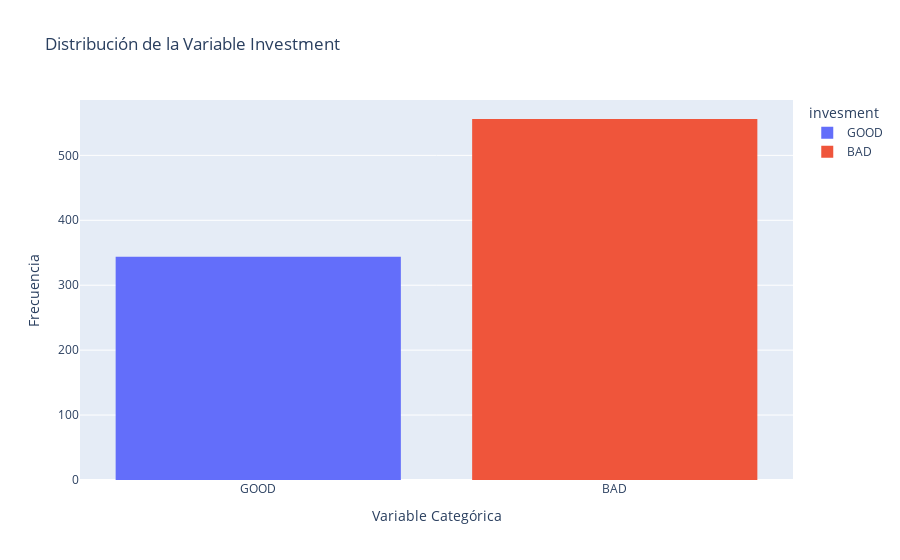

The cell this chart's notebook holds for it:
### Markdown cell above
## Histograma

### Code cell
fig = px.histogram(data_1, x='investment', color='investment', 
                   labels={'investment': 'invesment', 'count': 'Frecuencia'},
                   title='Distribución de la Variable Investment')

# Actualizar diseño del gráfico
fig.update_layout(xaxis_title='Variable Categórica',
                  yaxis_title='Frecuencia')

# Mostrar el gráfico
fig.show()

### Figure 1 — Plotly figure (JSON) as saved in the notebook; plotly's stock layout.template omitted (floating-point values rounded to 4 significant figures; data arrays with more than 128 entries replaced by an {"elided": "..."} marker saying what was removed)
{"data": [{"alignmentgroup": "True", "bingroup": "x", "hovertemplate": "invesment=%{x}<br>count=%{y}<extra></extra>", "legendgroup": "GOOD", "marker": {"color": "#636efa", "pattern": {"shape": ""}}, "name": "GOOD", "offsetgroup": "GOOD", "orientation": "v", "showlegend": true, "type": "histogram", "x": {"elided": "344 str values"}, "xaxis": "x", "yaxis": "y"}, {"alignmentgroup": "True", "bingroup": "x", "hovertemplate": "invesment=%{x}<br>count=%{y}<extra></extra>", "legendgroup": "BAD", "marker": {"color": "#EF553B", "pattern": {"shape": ""}}, "name": "BAD", "offsetgroup": "BAD", "orientation": "v", "showlegend": true, "type": "histogram", "x": {"elided": "556 str values"}, "xaxis": "x", "yaxis": "y"}], "layout": {"barmode": "relative", "legend": {"title": {"text": "invesment"}, "tracegroupgap": 0}, "title": {"text": "Distribución de la Variable Investment"}, "xaxis": {"anchor": "y", "categoryarray": ["GOOD", "BAD"], "categoryorder": "array", "domain": [0, 1], "title": {"text": "Variable Categórica"}}, "yaxis": {"anchor": "x", "domain": [0, 1], "title": {"text": "Frecuencia"}}}}
